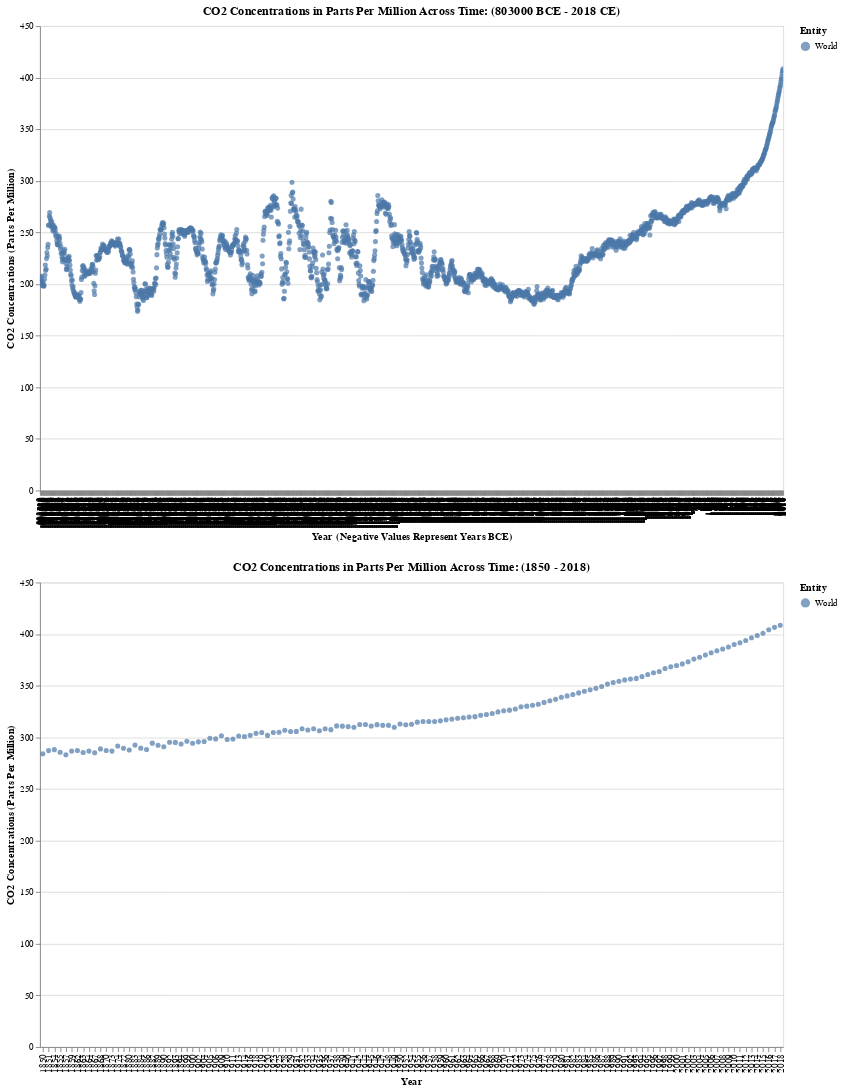

Notebook cell for this chart:
### Code cell
co2_conc = pd.read_csv('co2-concentration-long-term.csv')
co2_conc_1850 = co2_conc[co2_conc['Year'] >= 1850]
total = alt.Chart(co2_conc).mark_circle(filled=True).encode(
    alt.X('Year:O',
         title='Year (Negative Values Represent Years BCE)'),
    alt.Y('CO2 concentrations (NOAA, 2018)',
        title='CO2 Concentrations (Parts Per Million)'),
    color = 'Entity',
    tooltip = ['Year', 'CO2 concentrations (NOAA, 2018)']).properties(
    width=800, 
    height=500,
    title='CO2 Concentrations in Parts Per Million Across Time: (803000 BCE - 2018 CE)').interactive()
co2_1850 = alt.Chart(co2_conc_1850).mark_circle(filled=True).encode(
    alt.X('Year:O'),
    alt.Y('CO2 concentrations (NOAA, 2018)',
         title='CO2 Concentrations (Parts Per Million)'),
    color = 'Entity',
    tooltip = ['Year', 'CO2 concentrations (NOAA, 2018)']).properties(
    width=800, 
    height=500,
    title='CO2 Concentrations in Parts Per Million Across Time: (1850 - 2018)').interactive()
alt.vconcat(total, co2_1850).resolve_scale(color='independent')

### Figure 1 — Vega-Lite specification as saved in the notebook (floating-point values rounded to 4 significant figures; data arrays with more than 128 entries replaced by an {"elided": "..."} marker saying what was removed)
{"config": {"view": {"continuousWidth": 400, "continuousHeight": 300}}, "vconcat": [{"data": {"name": "data-19ebc6af5cd7c99c734fcbd9113e5bce"}, "mark": {"type": "circle", "filled": true}, "encoding": {"color": {"type": "nominal", "field": "Entity"}, "tooltip": [{"type": "quantitative", "field": "Year"}, {"type": "quantitative", "field": "CO2 concentrations (NOAA, 2018)"}], "x": {"type": "ordinal", "field": "Year", "title": "Year (Negative Values Represent Years BCE)"}, "y": {"type": "quantitative", "field": "CO2 concentrations (NOAA, 2018)", "title": "CO2 Concentrations (Parts Per Million)"}}, "height": 500, "selection": {"selector063": {"type": "interval", "bind": "scales", "encodings": ["x", "y"]}}, "title": "CO2 Concentrations in Parts Per Million Across Time: (803000 BCE - 2018 CE)", "width": 800}, {"data": {"name": "data-fb1df92553ae57dba0e5e791d39a8914"}, "mark": {"type": "circle", "filled": true}, "encoding": {"color": {"type": "nominal", "field": "Entity"}, "tooltip": [{"type": "quantitative", "field": "Year"}, {"type": "quantitative", "field": "CO2 concentrations (NOAA, 2018)"}], "x": {"type": "ordinal", "field": "Year"}, "y": {"type": "quantitative", "field": "CO2 concentrations (NOAA, 2018)", "title": "CO2 Concentrations (Parts Per Million)"}}, "height": 500, "selection": {"selector064": {"type": "interval", "bind": "scales", "encodings": ["x", "y"]}}, "title": "CO2 Concentrations in Parts Per Million Across Time: (1850 - 2018)", "width": 800}], "resolve": {"scale": {"color": "independent"}}, "$schema": "https://vega.github.io/schema/vega-lite/v4.8.1.json", "datasets": {"data-19ebc6af5cd7c99c734fcbd9113e5bce": {"elided": "1871 records"}, "data-fb1df92553ae57dba0e5e791d39a8914": {"elided": "129 records"}}}
